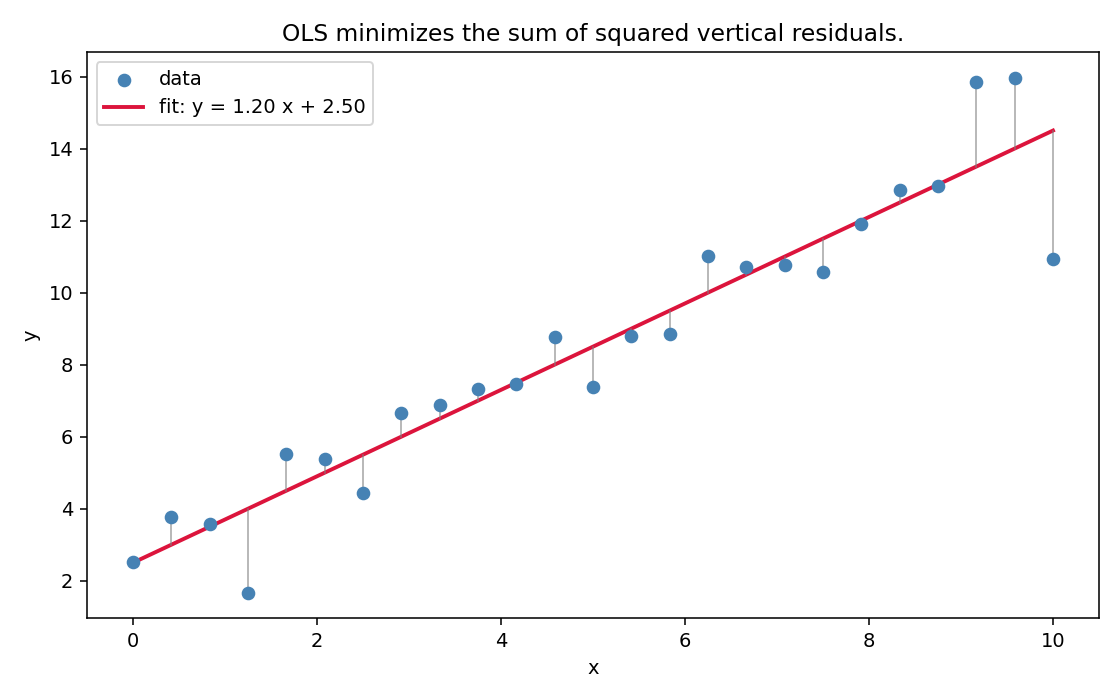

Recreate this plot in Python.
"""Scatter of (x, y) with the fitted line and residuals drawn as vertical drops.

Output: diagram_fit.png
"""

import numpy as np
import matplotlib.pyplot as plt


def main():
    rng = np.random.default_rng(1)
    x = np.linspace(0, 10, 25)
    y = 1.3 * x + 2.0 + rng.standard_normal(x.size) * 1.5

    X = np.vstack([x, np.ones_like(x)]).T
    w, b = np.linalg.solve(X.T @ X, X.T @ y)
    y_hat = w * x + b

    fig, ax = plt.subplots(figsize=(8, 5))
    ax.scatter(x, y, color="steelblue", label="data", zorder=3)
    ax.plot(x, y_hat, color="crimson", lw=2, label=f"fit: y = {w:.2f} x + {b:.2f}")
    for xi, yi, yh in zip(x, y, y_hat):
        ax.plot([xi, xi], [yi, yh], color="gray", lw=0.8, alpha=0.7)

    ax.set_xlabel("x")
    ax.set_ylabel("y")
    ax.set_title("OLS minimizes the sum of squared vertical residuals.")
    ax.legend()
    fig.tight_layout()
    fig.savefig("diagram_fit.png", dpi=140)
    print("wrote diagram_fit.png")


if __name__ == "__main__":
    main()
